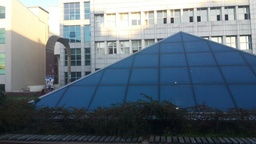
#> input picture project2/nleft-1.jpg, 256 x 144 px, shrunk from 1280 x 720 before the run
$ python main.py ../project2/nleft-1.jpg 3 5
#> lines starting #> are read from the running program, lines starting #| are printed output that depends on the picture
#Elif Caliskan 2016400183
from PIL import Image
from matplotlib import pyplot as plt
import numpy as np
import sys

im = Image.open(sys.argv[1])
#> im is the input picture: PIL image 256x144 RGB; mean R, G, B 98.3, 111.4, 121.6
K = int(sys.argv[2])
mode = int(sys.argv[3])
plt.imshow(im)

def quantize(im, K):
#> called with K = 3
    width, height = im.size
#> width = 256; height = 144

    points = np.zeros(K*2).reshape((K,2))
    if mode == 0:   #points are taken from click
        points = plt.ginput(K, show_clicks=True)
    else:  #points are found by random.uniform
        for i in range(K):
            points[i][0] = np.random.uniform(0, width)
            points[i][1] = np.random.uniform(0, height)

    #pixel_values is the rgb values of each pixel in image
    pixel_values = list(im.getdata())
#> pixel_values = 36864 items
    pixel_values = np.array(pixel_values).reshape((height, width, 3))
    # y represents row(height) and x represents column(width)
    cluster_rgbs = np.array([pixel_values[(int)(points[0][1])][(int)(points[0][0])]])
#> cluster_rgbs = [[42, 55, 61]]
    #cluster_rgbs store rgb values of each pixel
    for i in range (K-1):
        cluster_rgbs = np.append(cluster_rgbs, np.array([pixel_values[(int)(points[i+1][1])][(int)(points[i+1][0])]]), axis = 0)
#> this loop made 2 passes
#> cluster_rgbs on passes 1 to 2: [[42, 55, 61], [39, 82, 125]], [[42, 55, 61], [39, 82, 125], [35, 80, 121]]

    #cluster_ids store the cluster id of each pixel in image
    cluster_ids = np.zeros(width * height)
    #cluster_distances store the distance of every pixel to each cluster
    cluster_distances = np.zeros(width*height*K).reshape((K,width*height))
    for a in range(10):
        for i in range (K):
            #the clusters rgs is subtracted from every pixel's rgs
            pixel_array = np.subtract(pixel_values, cluster_rgbs[i])
            pixel_array = np.power(pixel_array, 2)
            pixel_array = np.reshape(np.array(pixel_array), (width*height,3))
            #the distance is added to cluster_distances
            sums = np.sum(pixel_array, axis=1)
            cluster_distances[i] = sums

        #cluster id is found by finding the min distance
        cluster_ids = np.argmin(cluster_distances, axis=0)
        cluster_ids = np.reshape(cluster_ids, (height,width))

        #cluster_sums is used for the mean rgb value
        cluster_sums = np.zeros(K*3).reshape((K,3))
        cluster_counts = np.zeros(K)

        #iterate through every pixel and add to the related cluster sum
        for i in range(height):
            for j in range(width):
                cluster_sums[cluster_ids[i][j]] = np.add(cluster_sums[cluster_ids[i][j]], pixel_values[i][j])
                cluster_counts[cluster_ids[i][j]] += 1
        #rgb values of each cluster is found by taking the mean
        for i in range(K):
            cluster_rgbs[i] = np.divide(cluster_sums[i], cluster_counts[i])
#> after the loop, cluster_rgbs = [[26, 32, 36], [209, 212, 206], [60, 87, 115]]
    #each pixel's rgb is changed with corresponding cluster's rgb
    for i in range(height):
        for j in range(width):
            pixel_values[i][j] = cluster_rgbs[cluster_ids[i][j]]
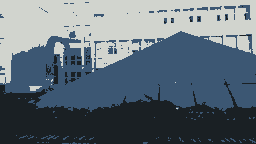
#> pixel_values: shape (144, 256, 3) int64; mean R, G, B 97.5, 110.8, 121.1
    #image is formed by using the pixel array
    img = Image.fromarray(pixel_values.astype('uint8'), 'RGB')
    img.save("image.jpg")
    return img

quantize(im,K)

$ run again, on project2/nmiddle.jpg
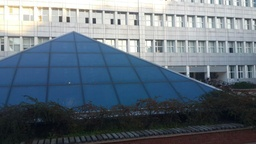
#> input picture project2/nmiddle.jpg, 256 x 144 px, shrunk from 1280 x 720 before the run
#> im is the input picture: PIL image 256x144 RGB; mean R, G, B 99.7, 112.4, 123.7
#> in quantize, `pixel_values = list(im.getdata())`: pixel_values = 36864 items
#> in quantize, `cluster_rgbs = np.array([pixel_values[(int)(points[0][1])][(int)(point..`: cluster_rgbs = [[37, 53, 68]]
#> the loop in quantize, `for i in range (K-1):` made 2 passes
#> cluster_rgbs on passes 1 to 2: [[37, 53, 68], [42, 84, 124]], [[37, 53, 68], [42, 84, 124], [37, 81, 120]]
#> after the loop in quantize, `for a in range(10):`: cluster_rgbs = [[31, 33, 36], [205, 208, 206], [61, 92, 122]]
#> after the loop in quantize, `for i in range(height):`:
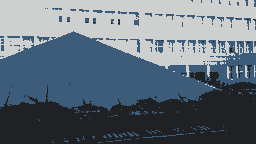
#> pixel_values: shape (144, 256, 3) int64; mean R, G, B 99.2, 112, 123.1

$ run again, on project2/nright-1.jpg
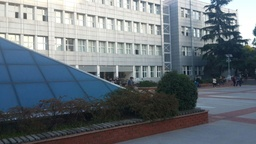
#> input picture project2/nright-1.jpg, 256 x 144 px, shrunk from 1280 x 720 before the run
#> im is the input picture: PIL image 256x144 RGB; mean R, G, B 107, 116, 122.9
#> in quantize, `pixel_values = list(im.getdata())`: pixel_values = 36864 items
#> in quantize, `cluster_rgbs = np.array([pixel_values[(int)(points[0][1])][(int)(point..`: cluster_rgbs = [[45, 42, 37]]
#> the loop in quantize, `for i in range (K-1):` made 2 passes
#> cluster_rgbs on passes 1 to 2: [[45, 42, 37], [120, 131, 137]], [[45, 42, 37], [120, 131, 137], [32, 60, 74]]
#> after the loop in quantize, `for a in range(10):`: cluster_rgbs = [[41, 44, 46], [209, 213, 210], [85, 104, 124]]
#> after the loop in quantize, `for i in range(height):`:
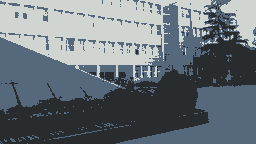
#> pixel_values: shape (144, 256, 3) int64; mean R, G, B 106.4, 115.5, 122.5

$ run again, on project2/nright2.jpg
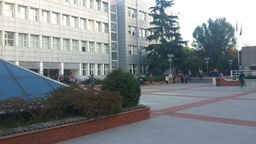
#> input picture project2/nright2.jpg, 256 x 144 px, shrunk from 1280 x 720 before the run
#> im is the input picture: PIL image 256x144 RGB; mean R, G, B 128.2, 133.5, 136.7
#> in quantize, `pixel_values = list(im.getdata())`: pixel_values = 36864 items
#> in quantize, `cluster_rgbs = np.array([pixel_values[(int)(points[0][1])][(int)(point..`: cluster_rgbs = [[159, 178, 182]]
#> the loop in quantize, `for i in range (K-1):` made 2 passes
#> cluster_rgbs on passes 1 to 2: [[159, 178, 182], [48, 60, 50]], [[159, 178, 182], [48, 60, 50], [65, 61, 50]]
#> after the loop in quantize, `for a in range(10):`: cluster_rgbs = [[225, 227, 223], [56, 59, 59], [120, 130, 141]]
#> after the loop in quantize, `for i in range(height):`:
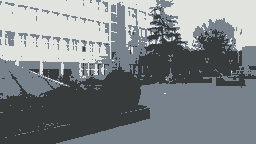
#> pixel_values: shape (144, 256, 3) int64; mean R, G, B 127.5, 133, 136.2
